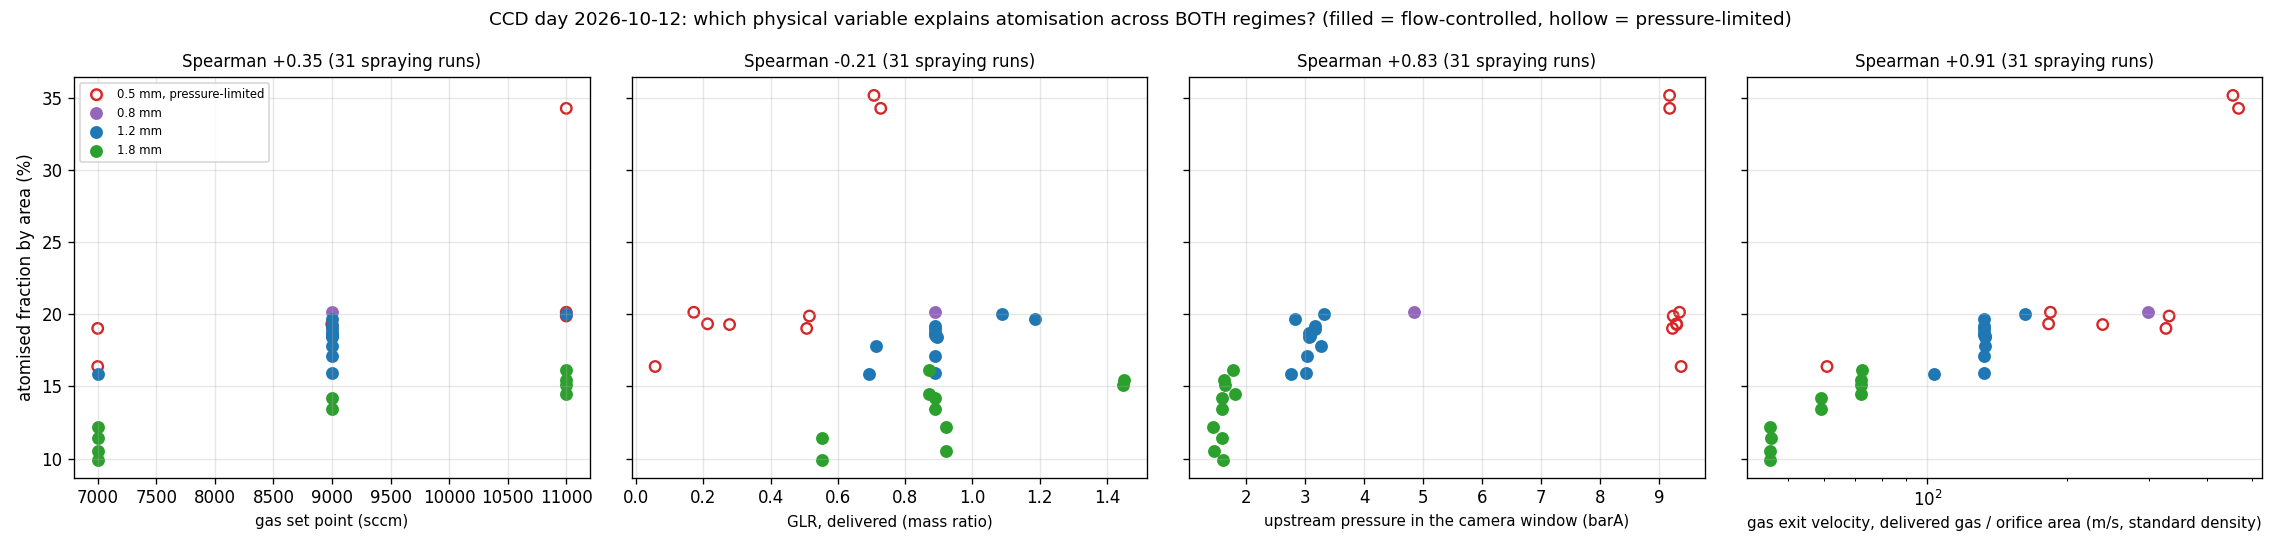

Here is the Python script that generated this plot:
"""Phase 12 evidence (2026-10-13): CCD day atomised fraction (liquid 2.3.0) against candidate physical
variables, both regimes. Reads ../2026-10-13_droplet_rate_investigation/b1_rate.csv; writes the PNG
next to this script."""
import csv
import math
from pathlib import Path

import matplotlib
matplotlib.use("Agg")
import matplotlib.pyplot as plt
import numpy as np

HERE = Path(__file__).resolve().parent
rows = [r for r in csv.DictReader(open(HERE.parent / "2026-10-13_droplet_rate_investigation" / "b1_rate.csv"))
        if float(r["atom_area_pct"]) >= 2]
COL = {0.5: "#d62728", 0.8: "#9467bd", 1.2: "#1f77b4", 1.8: "#2ca02c"}


def feats(r):
    q, o, ql = float(r["gas_sccm"]), float(r["orifice"]), float(r["q_l_ml_min"])
    v = q * 1e-6 / 60 / (math.pi * (o / 2e3) ** 2)
    glr = (q / 60 * 1.204e-3) / (ql / 60 * 1.07)
    return {"set": float(r["set_sccm"]), "glr": glr, "p0": float(r["p0_bar"]), "v": v}


def spearman(a, b):
    ra, rb = np.argsort(np.argsort(a)), np.argsort(np.argsort(b))
    return np.corrcoef(ra, rb)[0, 1]


y = np.array([float(r["atom_area_pct"]) for r in rows])
F = [feats(r) for r in rows]
panels = [("set", "gas set point (sccm)", False), ("glr", "GLR, delivered (mass ratio)", False),
          ("p0", "upstream pressure in the camera window (barA)", False),
          ("v", "gas exit velocity, delivered gas / orifice area (m/s, standard density)", True)]
fig, axs = plt.subplots(1, 4, figsize=(19, 4.6), sharey=True)
for ax, (k, xl, logx) in zip(axs, panels):
    x = np.array([f[k] for f in F])
    for o in sorted(COL):
        for lim in (False, True):
            sel = [i for i, r in enumerate(rows) if float(r["orifice"]) == o and (r["regime"] != "flow-controlled") == lim]
            if sel:
                ax.scatter(x[sel], y[sel], s=40, c="none" if lim else COL[o], edgecolors=COL[o], linewidths=1.4,
                           label=f"{o} mm" + (", pressure-limited" if lim else ""))
    ax.set_xlabel(xl, fontsize=9)
    if logx:
        ax.set_xscale("log")
    ax.set_title(f"Spearman {spearman(x, y):+.2f} (31 spraying runs)", fontsize=10)
    ax.grid(alpha=0.3)
axs[0].set_ylabel("atomised fraction by area (%)")
axs[0].legend(fontsize=7, loc="upper left")
fig.suptitle("CCD day 2026-10-12: which physical variable explains atomisation across BOTH regimes? "
             "(filled = flow-controlled, hollow = pressure-limited)", fontsize=11)
fig.tight_layout()
fig.savefig(HERE / "fig_physical_variables.png", dpi=120)
print("written", HERE / "fig_physical_variables.png")
